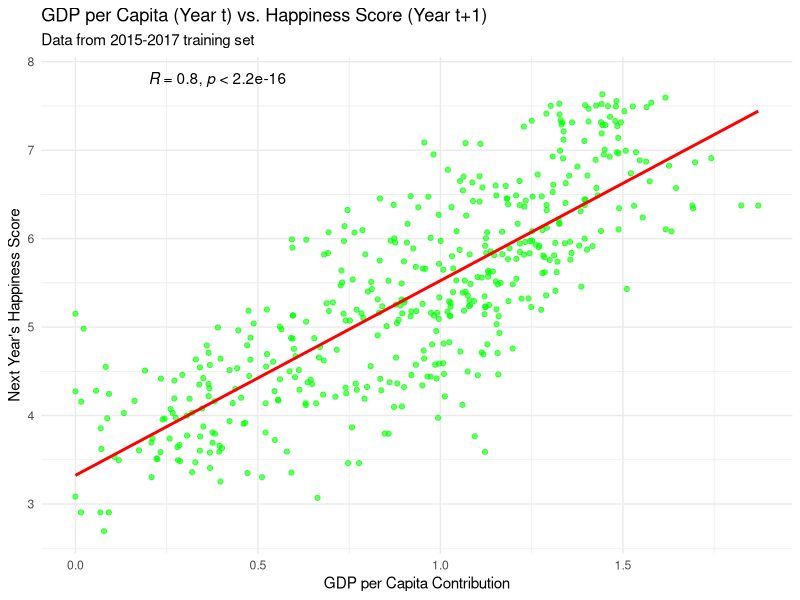

Write R code to recreate this figure.
# --- Phase 2: Hypothesis 1 - Correlation Test ---

# 1. Load Required Libraries
library(tidyverse)
library(ggpubr) # For adding correlation info to plots

# 2. Load the clean training data from Phase 1
# This script assumes it's being run from the project's root directory
train_data <- read_csv(
  "processed_data/train_set.csv",
  show_col_types = FALSE
)

# 3. Visual Assumption Check: Create a scatter plot
correlation_plot <- ggplot(
  train_data,
  aes(x = gdp_per_capita, y = happiness_score_next_year)
) +
  geom_point(alpha = 0.6, color = "green") +
  geom_smooth(method = "lm", se = FALSE, color = "red") +
  stat_cor(
    method = "pearson",
    label.x = 0.2,
    label.y = 7.8
  ) + # Add correlation coefficient to plot
  labs(
    title = "GDP per Capita (Year t) vs. Happiness Score (Year t+1)",
    subtitle = "Data from 2015-2017 training set",
    x = "GDP per Capita Contribution",
    y = "Next Year's Happiness Score"
  ) +
  theme_minimal()

# Display the plot
print(correlation_plot)

# 4. Perform the Pearson Correlation Test
# We test the alternative hypothesis that the true correlation is positive ("greater")
correlation_test_result <- cor.test(
  ~ gdp_per_capita + happiness_score_next_year,
  data = train_data,
  alternative = "greater",
  conf.level = 0.95
)

# 5. Present the results clearly
cat("--- Pearson's Correlation Test Results ---\n\n")
print(correlation_test_result)